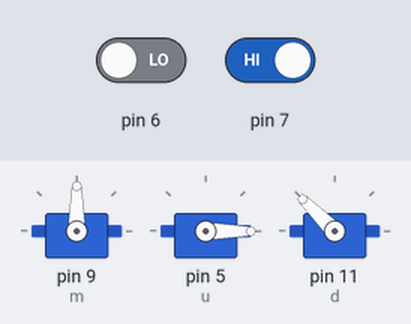
Recording of a sketch running on a simulated Arduino Uno, built with avr-gcc and run on an emulated ATmega328P. On the bench: 3 × servo. Inputs (shaded band) come from the test bench; at power-on: pin 7 HIGH, pin 6 LOW.

Above: at 30.0 s.
30.1 s: pin 7 driven LOW
At 36.5 s:
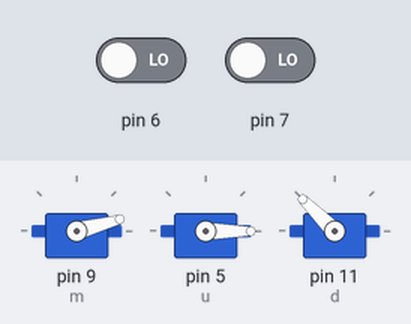
40.6 s: pin 6 driven HIGH
At 42.9 s:
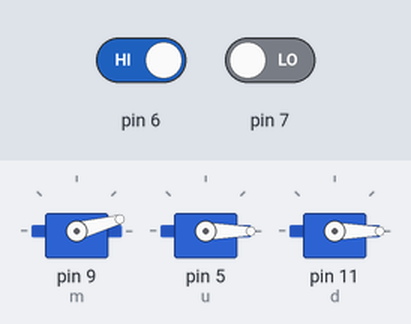
At 53.7 s:
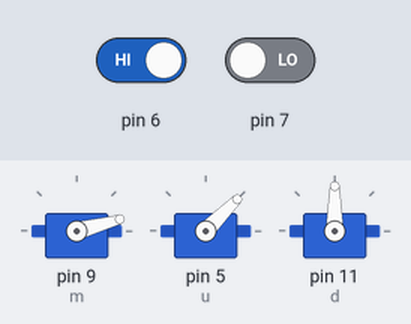
57.8 s: pin 6 driven LOW
Timing chart, 0 to 72.3 s (numbered marks = the images above; inputs shaded):
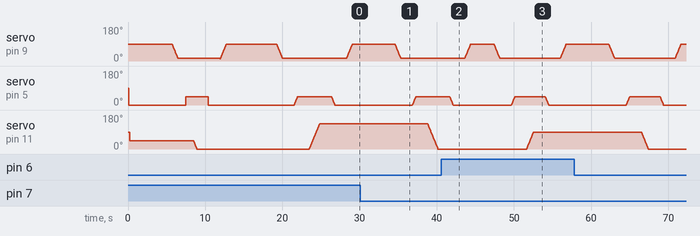

Measured:
- after the input at 40.6 s, servo on pin 11 (d): moves from 0° to 90° over 0.91 s, starting after 11.0 s

The sketch:

classmoto.ino
```cpp
#include <Servo.h>
Servo m;
Servo u;
Servo d;
int i,t,c,b;
int x=0;
int y=0;
int j;
void setup()
{
  Serial.begin(9600);
  m.attach(9);
  u.attach(5);
  d.attach(11);
  pinMode(6,INPUT);
  pinMode(7,INPUT);

  m.write(90);
  delay(100);
  u.write(0);
  delay(100);
  d.write(45);
  delay(4000);
  c=90;
  t=0;
  b=45;
  start();
}


void start ()
{
  delay(1500); // up movement
  for(i=c;i>=15;i--)
  {
    m.write(i);
    delay(10);
    c=10;
  }
  delay(1000);
  t=45;
  u.write(t);
  delay(1000);

  for(i=b;i>=0;i--)
  {
    d.write(i);
    delay(10);
    b=0;
  }

  delay(1500);

  u.write(0);
  delay(1500);
  for(i=c;i<=90;i++) //down movement
  {
    m.write(i);
    delay(10);
    c=90;
  }
  delay(1000);
  t=0;

  digitalWrite(2,LOW);
  digitalWrite(4,HIGH);
  delay(1500);

  digitalWrite(2,LOW);
  digitalWrite(4,LOW);
  delay(1000);

}


class move
{
  public:

  void color(int n)
  {
    delay(1500);
    digitalWrite(2,HIGH);//close grip
    digitalWrite(4,LOW);
    delay(1500);
    for(i=90;i>=15;i--) //up movement of centre and top motor
    {
      m.write(i);
      delay(10);

    }
    delay(1500);
    for(j=0;j<=45;j++) //up movement of centre and top motor
    {
      u.write(j);
      delay(10);

    }
    delay(1500);
    for(i=0;i<=n;i++) //bottom motor
    {
      d.write(i);
      delay(10);

    }
    delay(1500);

    for(j=45;j>=0;j--) //down movement of centre and top
    {
      u.write(j);
      delay(10);
    }
    delay(1500);
    for(i=15;i<=90;i++) //down movement of centre and top
    {
      m.write(i);
      delay(10);


    }
    delay(1500);
    digitalWrite(2,LOW);
    digitalWrite(4,HIGH);
    delay(1500);

    digitalWrite(2,LOW);
    digitalWrite(4,LOW);
    delay(1000);

    delay(1500);

    for(i=90;i>=15;i--) //up movement of centre and top
    {
      m.write(i);
      delay(10);
    }
    delay(1500);
    for(j=0;j<=45;j++) //up movement of centre and top
    {
      u.write(j);
      delay(10);
    }
    delay(1500);
    for(i=n;i>=0;i--) // move down to 0
    {
      d.write(i);
      delay(10);

    }
    delay(1500);
    for(j=45;j>=0;j--) //down
    {
      u.write(j);
      delay(10);

    }
    delay(1500);
    for(i=15;i<=90;i++) //down
    {
      m.write(i);
      delay(10);

    }


  }
};
void loop()
{

  x=digitalRead(6);
  y=digitalRead(7);
  if((x==HIGH)&&(y==LOW))
  {
    move b;
    b.color(90);
  }
else if((x==LOW)&&(y==HIGH))
   {

   move g;
   g.color(135);
   }

   else if((x==HIGH)&&(y==HIGH))
   {
   move r;
   r.color(180);
   }
   else
   {
   }


   x=LOW;
   y=LOW;
}
```
